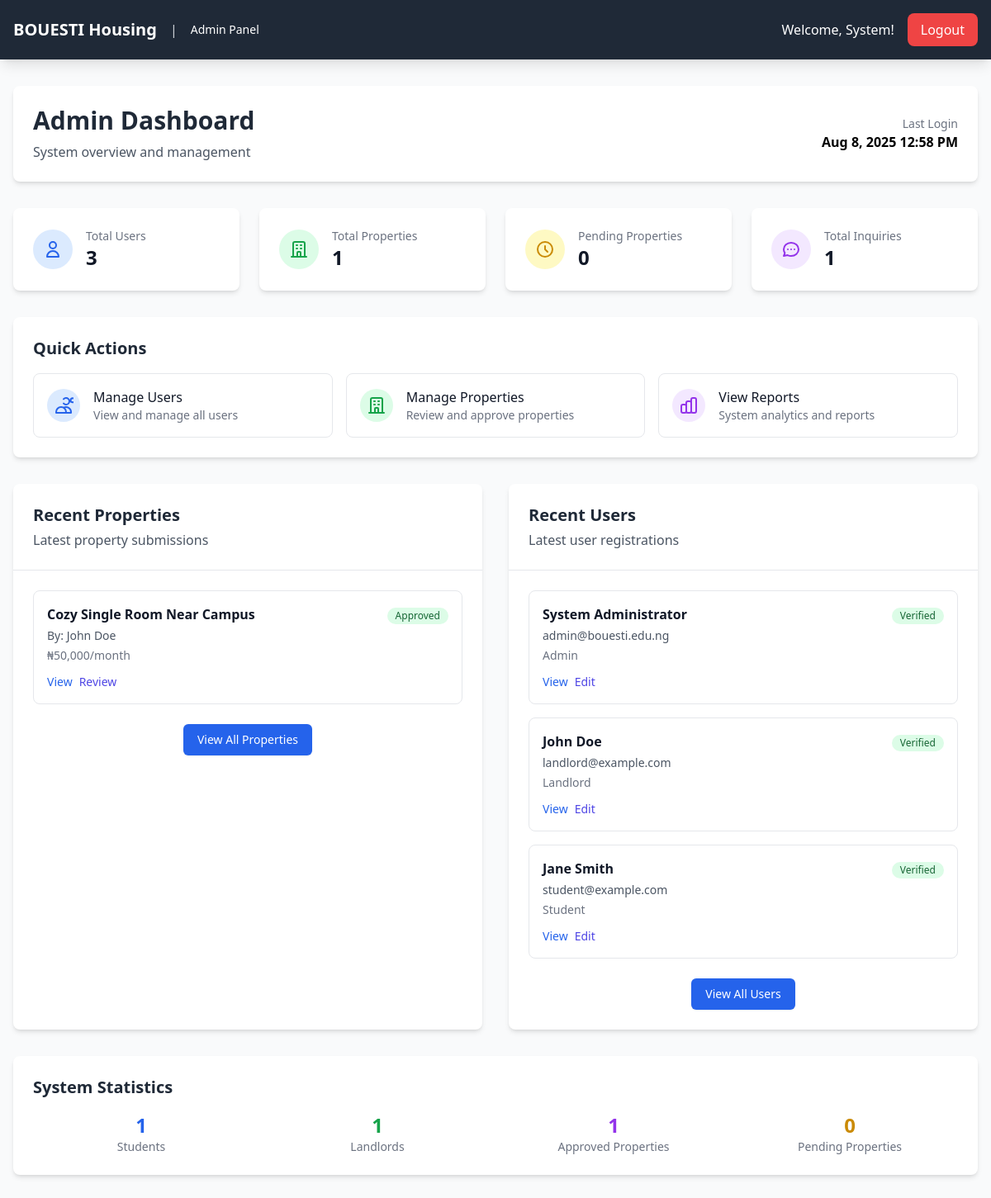
Page /admin/ (signed in) on the committed database.
### tables this page shows
CREATE TABLE users (
    id INT PRIMARY KEY AUTO_INCREMENT,
    email VARCHAR(255) UNIQUE NOT NULL,
    password VARCHAR(255) NOT NULL,
    user_type ENUM('student', 'landlord', 'admin') NOT NULL,
    first_name VARCHAR(100) NOT NULL,
    last_name VARCHAR(100) NOT NULL,
    phone VARCHAR(20) NOT NULL,
    student_id VARCHAR(50) NULL,
    business_name VARCHAR(255) NULL,
    is_verified BOOLEAN DEFAULT FALSE,
    is_active BOOLEAN DEFAULT TRUE,
    created_at TIMESTAMP DEFAULT CURRENT_TIMESTAMP,
    updated_at TIMESTAMP DEFAULT CURRENT_TIMESTAMP ON UPDATE CURRENT_TIMESTAMP
);

CREATE TABLE properties (
    id INT PRIMARY KEY AUTO_INCREMENT,
    landlord_id INT NOT NULL,
    title VARCHAR(255) NOT NULL,
    description TEXT NOT NULL,
    address TEXT NOT NULL,
    rent_amount DECIMAL(10,2) NOT NULL,
    property_type ENUM('single_room', 'shared_room', 'apartment') NOT NULL,
    amenities TEXT NULL,
    is_available BOOLEAN DEFAULT TRUE,
    is_approved BOOLEAN DEFAULT FALSE,
    rejection_reason TEXT NULL,
    created_at TIMESTAMP DEFAULT CURRENT_TIMESTAMP,
    updated_at TIMESTAMP DEFAULT CURRENT_TIMESTAMP ON UPDATE CURRENT_TIMESTAMP,
    FOREIGN KEY (landlord_id) REFERENCES users(id) ON DELETE CASCADE
);

### admin/index.php (the view, shortened to what the rows shown need)
<?php
require_once '../includes/config.php';
require_once '../includes/functions.php';
$user_id = $_SESSION['user_id'];
$user = getUserById($user_id);
$recent_properties = mysqli_query($connection, "SELECT p.*, u.first_name, u.last_name FROM properties p JOIN users u ON p.landlord_id = u.id ORDER BY p.created_at DESC LIMIT 5");
$recent_users = mysqli_query($connection, "SELECT * FROM users ORDER BY created_at DESC LIMIT 5");
?>
<!DOCTYPE html>
<html lang="en">
<head>
    <script src="https://cdn.tailwindcss.com"></script>
    <link rel="stylesheet" href="../css/style.css">
</head>
<body class="bg-gray-50">
    <nav class="bg-gray-800 text-white shadow-lg">
        <div class="max-w-7xl mx-auto px-4">
            <div class="flex justify-between items-center py-4">
                <div class="flex items-center space-x-4">
                    <span>Welcome, <?php echo htmlspecialchars($user['first_name']); ?>!</span>
                    <a href="../pages/logout.php" class="bg-red-500 hover:bg-red-600 px-4 py-2 rounded-lg transition duration-200">Logout</a>
                </div>
            </div>
        </div>
    </nav>
    <div class="max-w-7xl mx-auto px-4 py-8">
        <div class="bg-white rounded-lg shadow-md p-6 mb-8">
            <div class="flex items-center justify-between">
                <div>
                    <h1 class="text-3xl font-bold text-gray-800">Admin Dashboard</h1>
                </div>
            </div>
        </div>
        <div class="bg-white rounded-lg shadow-md p-6 mb-8">
            <h2 class="text-xl font-semibold text-gray-800 mb-4">Quick Actions</h2>
        </div>
        <div class="grid grid-cols-1 lg:grid-cols-2 gap-8">
            <div class="bg-white rounded-lg shadow-md">
                <div class="p-6 border-b border-gray-200">
                    <h2 class="text-xl font-semibold text-gray-800">Recent Properties</h2>
                </div>
                <div class="p-6">
                    <?php if (mysqli_num_rows($recent_properties) == 0): ?>
                        <div class="text-center py-8">
                            <svg class="mx-auto h-12 w-12 text-gray-400" fill="none" stroke="currentColor" viewBox="0 0 24 24">
                                <path stroke-linecap="round" stroke-linejoin="round" stroke-width="2" d="M19 21V5a2 2 0 00-2-2H7a2 2 0 00-2 2v16m14 0h2m-2 0h-5m-9 0H3m2 0h5M9 7h1m-1 4h1m4-4h1m-1 4h1m-5 10v-5a1 1 0 011-1h2a1 1 0 011 1v5m-4 0h4"></path>
                            </svg>
                            <h3 class="mt-2 text-sm font-medium text-gray-900">No properties yet</h3>
                            <p class="mt-1 text-sm text-gray-500">Properties will appear here when landlords submit them.</p>
                        </div>
                    <?php else: ?>
                        <div class="space-y-4">
                            <?php while ($property = mysqli_fetch_assoc($recent_properties)): ?>
                                <div class="border border-gray-200 rounded-lg p-4">
                                    <div class="flex justify-between items-start">
                                        <div class="flex-1">
                                            <h3 class="font-semibold text-gray-900"><?php echo htmlspecialchars($property['title']); ?></h3>
                                            <p class="text-sm text-gray-600 mt-1">By: <?php echo htmlspecialchars($property['first_name'] . ' ' . $property['last_name']); ?></p>
                                            <p class="text-sm text-gray-500 mt-1">₦<?php echo number_format($property['rent_amount']); ?>/month</p>
                                        </div>
                                        <div class="ml-4">
                                            <?php if ($property['is_approved'] == 1): ?>
                                                <span class="inline-flex items-center px-2.5 py-0.5 rounded-full text-xs font-medium bg-green-100 text-green-800">
                                                    Approved
                                                </span>
                                            <?php elseif ($property['is_approved'] == 0): ?>
                                                <span class="inline-flex items-center px-2.5 py-0.5 rounded-full text-xs font-medium bg-yellow-100 text-yellow-800">
                                                    Pending
                                                </span>
                                            <?php else: ?>
                                                <span class="inline-flex items-center px-2.5 py-0.5 rounded-full text-xs font-medium bg-red-100 text-red-800">
                                                    Rejected
                                                </span>
                                            <?php endif; ?>
                                        </div>
                                    </div>
                                    <div class="mt-3 flex space-x-2">
                                        <a href="../pages/properties/details.php?id=<?php echo $property['id']; ?>" class="text-sm text-blue-600 hover:text-blue-800">View</a>
                                        <a href="properties/edit.php?id=<?php echo $property['id']; ?>" class="text-sm text-indigo-600 hover:text-indigo-800">Review</a>
                                    </div>
                                </div>
                            <?php endwhile; ?>
                        </div>
                    <?php endif; ?>
                </div>
            </div>
            <div class="bg-white rounded-lg shadow-md">
                <div class="p-6 border-b border-gray-200">
                    <h2 class="text-xl font-semibold text-gray-800">Recent Users</h2>
                </div>
                <div class="p-6">
                    <?php if (mysqli_num_rows($recent_users) == 0): ?>
                        <div class="text-center py-8">
                            <svg class="mx-auto h-12 w-12 text-gray-400" fill="none" stroke="currentColor" viewBox="0 0 24 24">
                                <path stroke-linecap="round" stroke-linejoin="round" stroke-width="2" d="M16 7a4 4 0 11-8 0 4 4 0 018 0zM12 14a7 7 0 00-7 7h14a7 7 0 00-7-7z"></path>
                            </svg>
                            <h3 class="mt-2 text-sm font-medium text-gray-900">No users yet</h3>
                            <p class="mt-1 text-sm text-gray-500">Users will appear here when they register.</p>
                        </div>
                    <?php else: ?>
                        <div class="space-y-4">
                            <?php while ($user_data = mysqli_fetch_assoc($recent_users)): ?>
                                <div class="border border-gray-200 rounded-lg p-4">
                                    <div class="flex justify-between items-start">
                                        <div class="flex-1">
                                            <h3 class="font-semibold text-gray-900"><?php echo htmlspecialchars($user_data['first_name'] . ' ' . $user_data['last_name']); ?></h3>
                                            <p class="text-sm text-gray-600 mt-1"><?php echo htmlspecialchars($user_data['email']); ?></p>
                                            <p class="text-sm text-gray-500 mt-1"><?php echo ucfirst($user_data['user_type']); ?></p>
                                        </div>
                                        <div class="ml-4">
                                            <?php if ($user_data['is_verified']): ?>
                                                <span class="inline-flex items-center px-2.5 py-0.5 rounded-full text-xs font-medium bg-green-100 text-green-800">
                                                    Verified
                                                </span>
                                            <?php else: ?>
                                                <span class="inline-flex items-center px-2.5 py-0.5 rounded-full text-xs font-medium bg-yellow-100 text-yellow-800">
                                                    Pending
                                                </span>
                                            <?php endif; ?>
                                        </div>
                                    </div>
                                    <div class="mt-3 flex space-x-2">
                                        <a href="users/edit.php?id=<?php echo $user_data['id']; ?>" class="text-sm text-blue-600 hover:text-blue-800">View</a>
                                        <a href="users/edit.php?id=<?php echo $user_data['id']; ?>" class="text-sm text-indigo-600 hover:text-indigo-800">Edit</a>
                                    </div>
                                </div>
                            <?php endwhile; ?>
                        </div>
                    <?php endif; ?>
                </div>
            </div>
        </div>
        <div class="mt-8 bg-white rounded-lg shadow-md p-6">
            <h2 class="text-xl font-semibold text-gray-800 mb-4">System Statistics</h2>
        </div>
    </div>
</body>
</html>

### rows in the picture
users: first_name "System", first_name+last_name "System Administrator", email "admin@bouesti.edu.ng", user_type "Admin", is_verified "Verified"
properties: title "Cozy Single Room Near Campus", landlord.last_name "John Doe", rent_amount "50,000", is_approved "Approved"
users: first_name+last_name "John Doe", email "landlord@example.com", user_type "Landlord", is_verified "Verified"
users: first_name+last_name "Jane Smith", email "student@example.com", user_type "Student", is_verified "Verified"

### other values in the picture
$total_users "3"
$total_properties "1"
$pending_properties "0"
$total_inquiries "1"
$total_students "1"
$total_landlords "1"
$approved_properties "1"
